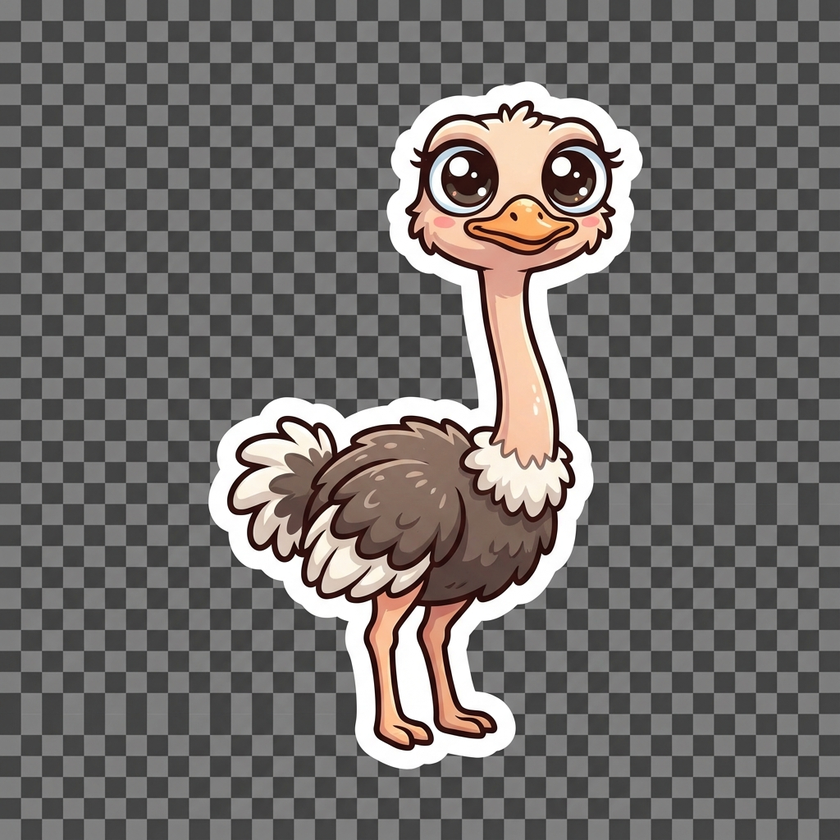
#> input picture SimWeb/wwwroot/images/ostrich.png, 840 x 840 px, shrunk from 1024 x 1024 before the run
$ python fix_icons.py
#> lines starting #> are read from the running program, lines starting #| are printed output that depends on the picture
from PIL import Image
import os

def remove_background(image_path, output_path=None):
    """Remove gray/checkered background from images"""
#> called with image_path = 'SimWeb/wwwroot/images/ostrich.png'
    try:
        img = Image.open(image_path).convert("RGBA")
        datas = img.getdata()

        newData = []
        for item in datas:
            r, g, b, a = item
            # Remove gray backgrounds (checkered pattern colors ~128-140)
            if 120 < r < 150 and 120 < g < 150 and 120 < b < 150:
                newData.append((r, g, b, 0))
            # Remove white-ish backgrounds
            elif r > 240 and g > 240 and b > 240:
                newData.append((r, g, b, 0))
            # Remove light gray
            elif r > 200 and g > 200 and b > 200 and abs(r-g) < 10 and abs(g-b) < 10:
                newData.append((r, g, b, 0))
            else:
                newData.append(item)
#> this loop made 705600 passes
#> (item, r, g, b) on passes 1 to 3: ((127, 127, 129, 255), 127, 127, 129), ((128, 128, 129, 255), 128, 128, 129), ((127, 127, 127, 255), 127, 127, 127)
#> after the loop, newData = 705600 items

        img.putdata(newData)
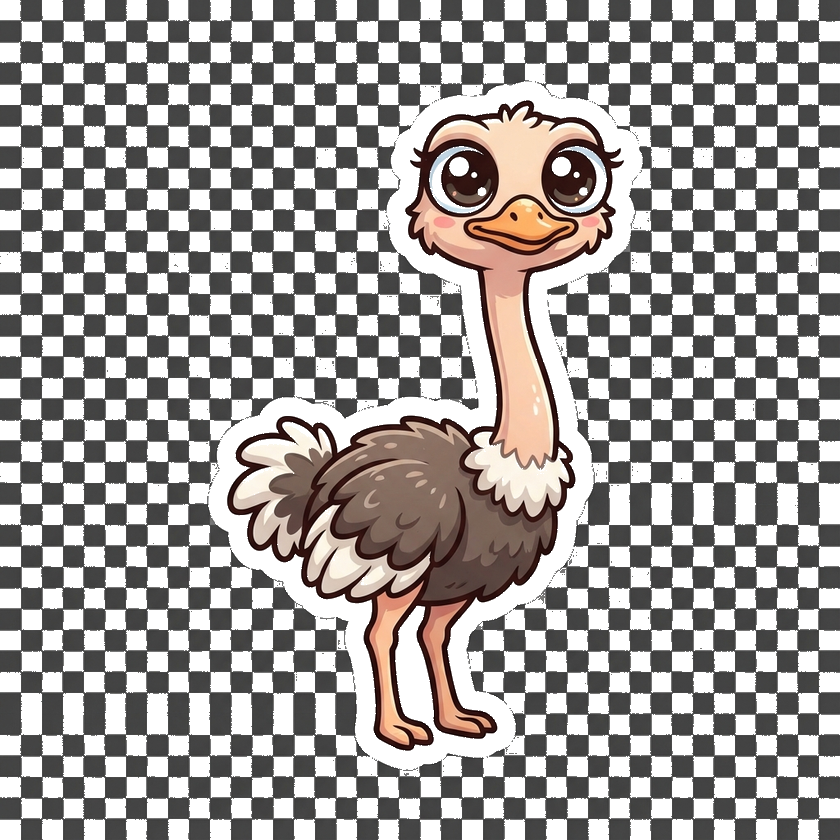
#> img: PIL image 840x840 RGBA; mean R, G, B, A 113.9, 109.7, 107.6, 147.8; transparent parts drawn white
        out = output_path or image_path
        img.save(out, "PNG")
        print(f"Processed: {image_path}")
    except Exception as e:
        print(f"Error: {e}")

# Process problematic icons
files = [
    "SimWeb/wwwroot/images/ostrich.png",
    "SimWeb/wwwroot/images/eagle.png",
    "SimWeb/wwwroot/images/rabbit.png"
]

for f in files:
    if os.path.exists(f):
        remove_background(f)
    else:
        print(f"Not found: {f}")
